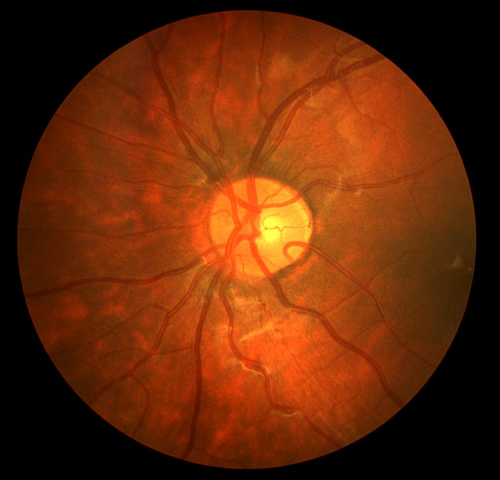
%> input picture FeaturesExtractions/steerable filters/Image_01L.jpg, 999 x 960 px (shown at 1/2 size)
$ octave Demo.m   (GNU Octave 9; MATLAB toolbox functions it lacks are replaced by stand-ins)
%> lines starting %> are read from the running program, lines starting %| are printed output that depends on the picture
%> further down, image is the input picture: size 960x999x3 uint8; mean R, G, B 101.9, 41.1, 8.6
### FeaturesExtractions/steerable filters/steerGaussFilterOrder2.m
function J = steerGaussFilterOrder2(I,theta,sigma,disFlag)
%> called with theta = 360, sigma = 2, disFlag = false

%    This function implments the steerable filter of the
%    second derivative of Gaussian function (X-Y separable version)
%    of the paper
%
%    W. T. Freeman and E. H. Adelson, "The Design
%     and Use of Steerable Filters", IEEE PAMI, 1991.
%
%    J = steerGaussFilterOrder2(I,theta,sigma,disFlag)
%    calculated
%    Input:
%    1. I: input image
%    2. theta: the orientation
%    3. sigma: standard deviation of the Gaussian template
%    Output:
%    J. The response of derivative in theta direction
%
%    Author: Jincheng Pang, Tufts University, Dec. 2013.


%%%%%%%%%%%%%%%%%%%%%%%%%%%%%%%%%%%%%%%%%%%%%%%%%%%%%%%%%
% Part I: Assign algorithm parameters.


I = mean(double(I),3);
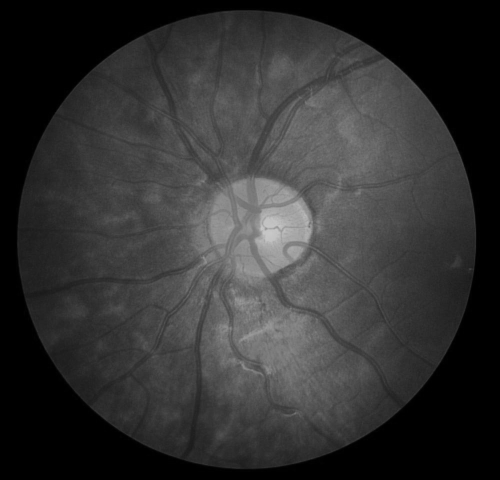
%> I: size 960x999 double (shown at 1/2 size); min 0, max 200.3, mean 50.6

% Process input arguments (according to usage mode).
if ~exist('arg1','var') || ~isstruct(arg1)


    % Assign default filter orientation (if not provided).
    if ~exist('theta','var') || isempty(theta)
      theta = 0;
    end
    theta = -theta*(pi/180);

    % Assign default standard deviation (if not provided).
    if ~exist('sigma','var') || isempty(sigma)
       sigma = 1;
    end

    % Assign default visualization state (if not provided).
    if ~exist('disFlag','var') || isempty(disFlag)
       disFlag = false;
    end

end % End of input pre-processing.


%%%%%%%%%%%%%%%%%%%%%%%%%%%%%%%%%%%%%%%%%%%%%%%%%%%%%%%%%
% Part II: Evaluate separable filter kernels.

% Determine necessary filter support (for Gaussian).
Wx = floor((8/2)*sigma);
if Wx < 1
  Wx = 1;
end
x = [-Wx:Wx];

[xx,yy] = meshgrid(x,x);

g0 = exp(-(xx.^2+yy.^2)/(2*sigma^2))/(sigma*sqrt(2*pi));
G2a = -g0/sigma^2+g0.*xx.^2/sigma^4;
G2b =  g0.*xx.*yy/sigma^4;
G2c = -g0/sigma^2+g0.*yy.^2/sigma^4;

%%%%%%%%%%%%%%%%%%%%%%%%%%%%%%%%%%%%%%%%%%%%%%%%%%%%%%%%%
% Part III: Determine oriented filter response.

% Calculate image gradients (using separability).
I2a = imfilter(I,G2a,'same','replicate');
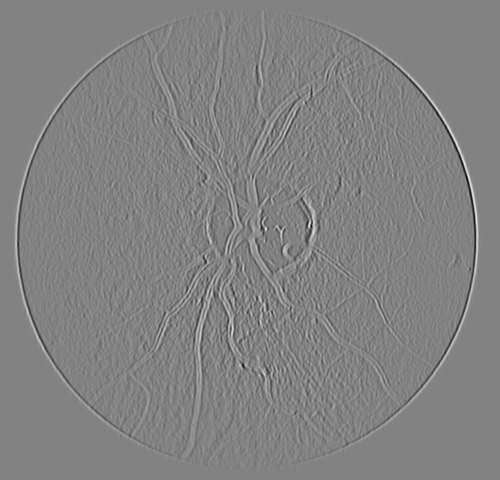
%> I2a: size 960x999 double (shown at 1/2 size); min -17.45, max 16.71, mean -0.022; drawn with min black and max white
I2b = imfilter(I,G2b,'same','replicate');
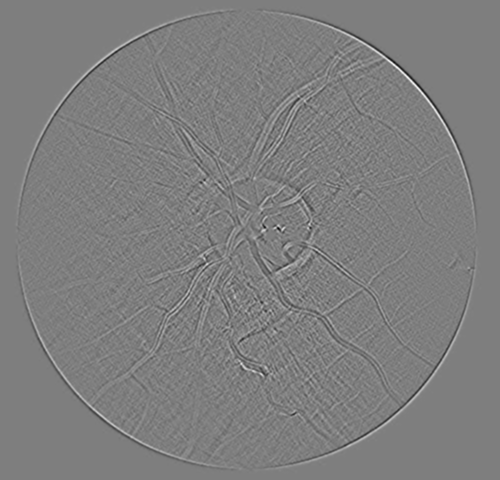
%> I2b: size 960x999 double (shown at 1/2 size); min -11.22, max 11.38, mean -1.91e-18; drawn with min black and max white
I2c = imfilter(I,G2c,'same','replicate');
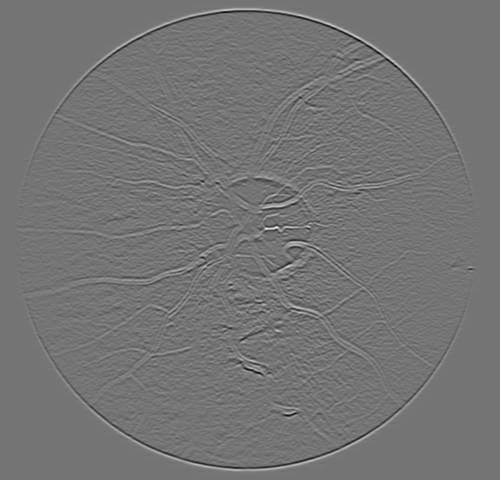
%> I2c: size 960x999 double (shown at 1/2 size); min -16.75, max 19.78, mean -0.022; drawn with min black and max white
% Evaluate oriented filter response.
J = (cos(theta))^2*I2a+sin(theta)^2*I2c-2*cos(theta)*sin(theta)*I2b;


%%%%%%%%%%%%%%%%%%%%%%%%%%%%%%%%%%%%%%%%%%%%%%%%%%%%%%%%%
% Part IV: Visualization

% Create figure window and display results.
% Note: Will only create output window is requested by user.
if disFlag
   figure; clf; set(gcf,'Name','Oriented Filtering');
   subplot(1,3,1); imagesc(I); axis image; colormap(gray);
      title('Input Image');
   subplot(1,3,2); imagesc(J); axis image; colormap(gray);
      title(['Filtered Image (\theta = ',num2str(-theta*(180/pi)),'{\circ})']);
   subplot(1,3,3); imagesc((cos(theta))^2*G2a+sin(theta)^2*G2c-2*cos(theta)*sin(theta)*G2b);
      axis image; colormap(gray);
      title(['Oriented Filter (\theta = ',num2str(-theta*(180/pi)),'{\circ})']);
end

%%%%%%%%%%%%%%%%%%%%%%%%%%%%%%%%%%%%%%%%%%%%%%%%%%%%%%%%%

### FeaturesExtractions/steerable filters/Demo.m
clc;


% theta = [0:15:360];
image = imread('Image_01L.jpg');
% [17 lines of commented-out code are left out]

J2 = steerGaussFilterOrder2(image,360,2,false);
% J4 = steerGaussFilterOrder2(image,360,4,false);
% J8 = steerGaussFilterOrder2(image,360,8,false);
% J16 = steerGaussFilterOrder2(image,360,16,false);
